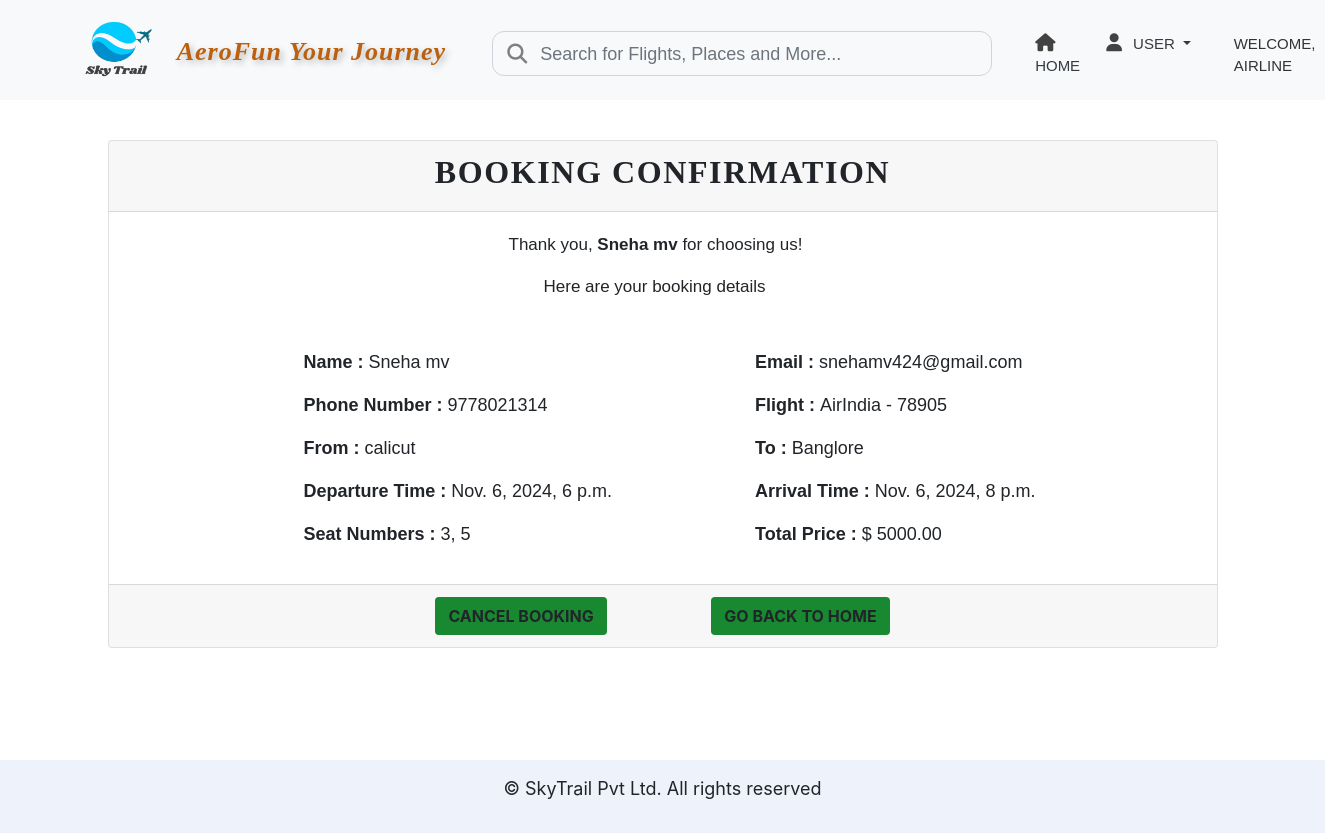
Screenshot of /print/38/ (signed in) with the database file from the repository.
### airlineapp/models.py (models this page shows, shortened)
class Passenger(models.Model):
    first_name = models.CharField(max_length=50)
    last_name = models.CharField(max_length=50)
    email = models.EmailField(unique=True)
    phone_number = models.CharField(max_length=15)

class Flight(models.Model):
    flight_number = models.CharField(max_length=10, unique=True)
    airline_name = models.CharField(max_length=100)
    departure_city = models.CharField(max_length=50)
    arrival_city = models.CharField(max_length=50)
    departure_time = models.DateTimeField()
    arrival_time = models.DateTimeField()
    price = models.DecimalField(max_digits=10, decimal_places=2)
    available_seats = models.PositiveIntegerField()

### airlineapp/views.py (the view)
# urls.py: path('print/<int:reservation_id>/', views.print_ticket, name='print_ticket'),
def print_ticket(request, reservation_id):
    reservation = get_object_or_404(Reservation, id=reservation_id)
    flight = reservation.flight
    passenger = reservation.passenger
    seat_numbers = reservation.seat_number.all()
    selected_seat_numbers = [str(seat.seat_number) for seat in seat_numbers]
    price_per_seat = flight.price
    total_price = price_per_seat * len(seat_numbers)
    context = {
        'reservation': reservation,
        'passenger': passenger,
        'flight': flight,
        'seat_numbers': selected_seat_numbers,
        'total_price': total_price,
    }
    return render(request, 'print_ticket.html', context)

### templates/print_ticket.html (shortened to what this page needs)
{% extends 'base.html' %}
{% load static %}
{% block content %}
<div class="container mt-4" style="height: 620px;">
    <div class="card" style="margin-top: 40px;">
        <div class="card-header text-center">
            <h2 class="my_title">Booking Confirmation</h2>
        </div>
        <div class="card-body">
            <p class="print-sec1">Thank you, <strong>{{ passenger.first_name }} {{ passenger.last_name }}</strong> for choosing us!</p>
            <p class="print-sec1" style="margin-left: 415px;">Here are your booking details</p>
            <div class="print-sec2 row">
                <div class="col-md-6">
                    <p><strong>Name : </strong> {{ passenger.first_name }} {{ passenger.last_name }}</p>
                </div>
                <div class="col-md-6">
                    <p><strong>Email : </strong> {{ passenger.email }} </p>
                </div>
                <div class="col-md-6">
                    <p><strong>Phone Number : </strong> {{ passenger.phone_number }}</p>
                </div>
                <div class="col-md-6">
                    <p><strong>Flight : </strong> {{ flight.airline_name }} - {{ flight.flight_number }}</p>
                </div>
                <div class="col-md-6">
                    <p><strong>From : </strong> {{ flight.departure_city }}</p>
                </div>
                <div class="col-md-6">
                    <p><strong>To : </strong> {{ flight.arrival_city }}</p>
                </div>
                <div class="col-md-6">
                    <p><strong>Departure Time : </strong> {{ flight.departure_time }}</p>
                </div>
                <div class="col-md-6">
                    <p><strong>Arrival Time : </strong> {{ flight.arrival_time }}</p>
                </div>
                <div class="col-md-6">
                    <p><strong>Seat Numbers : </strong> {{ seat_numbers|join:", " }}</p>
                </div>
                <div class="col-md-6">
                    <p><strong>Total Price : </strong> $ {{ total_price }}</p>
                </div>
            </div>
        </div>
        <div class="card-footer text-center">
            <a href="{% url 'airlineapp:cancel_booking' reservation.id %}" class="btn print-sec3">Cancel Booking</a>
            <a href="{% url 'airlineapp:index' %}" class="btn print-sec3" style="margin-left: 100px;">Go Back to Home</a>
        </div>
    </div>
</div>
{% endblock %}

### templates/base.html (shortened to what this page needs)
{% load static %}
<!DOCTYPE html>
<html lang="en">
<head>
    <link rel="stylesheet" href="https://stackpath.bootstrapcdn.com/bootstrap/4.5.2/css/bootstrap.min.css">
    <link rel="stylesheet" href="{% static 'css/index.css' %}">
</head>
<body>
    <div>
        <div class="sticky-top" >
            <nav class="navbar navbar-expand-lg navbar-light bg-light sticky-top" style="height: 100px;">
                <a class="navbar-brand" href="{% url 'airlineapp:index' %}">
                    <img class="logo1" src="{% static 'img/skylogo.png' %}" alt="Logo">
                    <h class="logo2">AeroFun Your Journey</h>
                </a>
                <form class="d-flex" role="search" action="" method="get">
                    <div class="search-container">
                        <i class="fa-solid fa-magnifying-glass search-icon"></i>
                        <input class="form-control me-2 search1" type="search" placeholder="Search for Flights, Places and More..." name="q" aria-label="Search">
                    </div>
                </form>
                <div class="collapse navbar-collapse" id="navbarSupportedContent">
                    <ul class="navbar-nav me-auto mb-2 mb-lg-0">
                        <li class="nav-item">
                            <a class="nav-link text-dark" href="{% url 'airlineapp:index' %}">
                                <i class="fa-solid fa-house"></i> HOME
                            </a>
                        </li>
                        <li class="nav-item dropdown"  style="margin-left: 10px;">
                            <a class="nav-link dropdown-toggle text-dark" href="#" id="homeDropdown" role="button" data-toggle="dropdown" aria-expanded="false">
                                <i class="fa-solid fa-user"></i> USER
                            </a>
                        </li>
                        <li class="nav-item">
                        {% if request.user.is_authenticated %}
                            <span class="navbar-text ml-auto nav-welcome"  style="color: #333;">
                                Welcome, {{ request.user.username }}
                            </span>
                        {% endif %}
                        </li>
                    </ul>
                </div>
            </nav>
        </div>
        {% block content %}
        {% endblock %}
        <footer>
            <div class="footer1" style="background-color: #eef2fb ">
                <p> &copy; SkyTrail Pvt Ltd. All rights reserved </p>
            </div>
        </footer>
    </div>
</body>
</html>

### static/css/index.css (style rules this page uses)
body { margin: 0; }
.logo1 { width: 150px; height: 135px; margin-left: 25px; margin-top: 15px; }
.logo2 { font-family: 'Merriweather', serif; font-weight: 700; font-style: italic; font-size: 26px; color: #bb600f; text-transform: capitalize; text-shadow: 3px 3px 6px rgba(0, 0, 0, 0.25); letter-spacing: 1px; margin-left: -20px; position: relative; top: 5px; }
.search-container { position: relative; width: 500px; margin-top: 7px; margin-left: 30px; }
.search-icon { position: absolute; top: 50%; left: 15px; transform: translateY(-50%); font-size: 20px; color: grey; }
.search1 { width: 100%; padding-left: 47px; background-color: transparent; border-radius: 12px; height: 45px; font-size: 18px; font-family: 'Poppins', sans-serif; padding-top: 7px; }
.nav-item { font-size:15px; font-family: 'Poppins', sans-serif; margin-left: 35px; margin-top: 10px; color: gray; font-weight: 600px; }
.nav-link i { margin-right: 7px; font-size: 18px; font-weight: 600; color: #434242; }
.nav-welcome { font-size: 15px; text-transform: uppercase; font-weight: 600px; }
.footer1 { font-size: 18px; text-align: center; padding: 15px; position: relative; bottom: 0; width: 100%; }
.my_title { font-size:32px; text-transform:uppercase; font-family: 'Merriweather', 'Times New Roman', Times, serif; font-weight:bold; letter-spacing:.05em; text-align: center; }
.print-sec1 { font-size: 17px; font-family: sans-serif; margin-left: 380px; }
.print-sec2 { text-align: left; margin-left: 160px; margin-top: 50px; flex: 1; padding-right: 20px; font-size: 18px; font-family: sans-serif; }
.print-sec3 { background-color: #188931; font-size: 16px; font-weight: bold; text-transform: uppercase; }

### rows the page displays
Passenger: first_name "Sneha", last_name "mv", email "snehamv424@gmail.com", phone_number "9778021314"
Flight: airline_name "AirIndia", flight_number "78905", departure_city "calicut", arrival_city "Banglore", departure_time "Nov. 6, 2024, 6 p.m.", arrival_time "Nov. 6, 2024, 8 p.m."

### other values shown
{{ request.user.username }} "AIRLINE"
{{ seat_numbers|join:", " }} "3, 5"
{{ total_price }} "5000.00"
